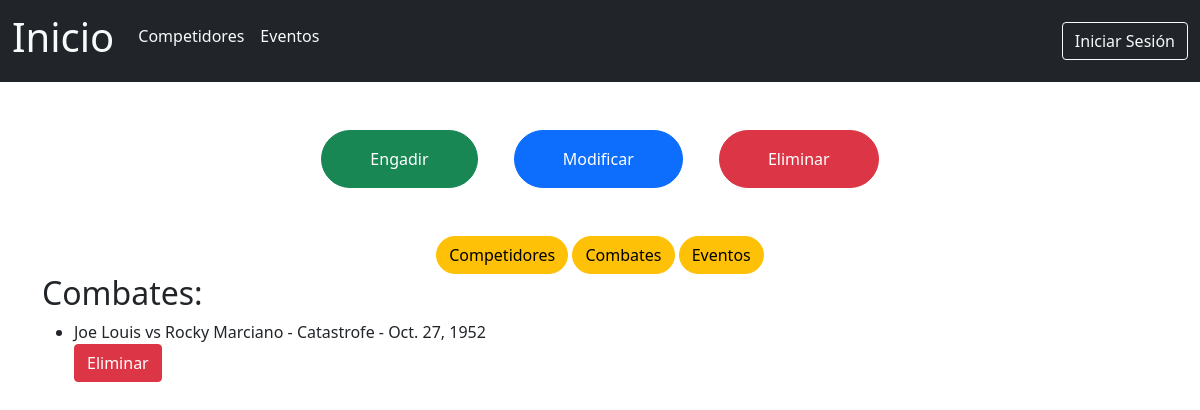
Screenshot of /administracion/eliminar?lista=combates with the database file from the repository.
### boxGal/models.py (models this page shows)
class Combate(models.Model):
    id_combate = models.BigAutoField(auto_created=True, primary_key=True)
    boxeador_azul = models.ForeignKey(Competidor, related_name='combates_azul', on_delete=models.CASCADE)
    boxeador_vermello = models.ForeignKey(Competidor, related_name='combates_vermello', on_delete=models.CASCADE)
    evento_combate = models.ForeignKey(Evento, on_delete=models.CASCADE)
    peso_combate = models.CharField(max_length=255)
    categoria_combate = models.CharField(max_length=255)
    arbitro = models.CharField(max_length=255)
    resultado = models.CharField(max_length=255)
    data_combate = models.DateField()
    likes = models.ManyToManyField(Usuario,related_name='combates_gustados', blank=True)
    def __str__(self):
        return f"{self.boxeador_azul} vs {self.boxeador_vermello}"

class Competidor(models.Model):
    id_competidor = models.BigAutoField(auto_created=True, primary_key=True)
    nome_competidor = models.CharField(max_length=255)
    apelidos_competidor = models.CharField(max_length=255)
    peso_competidor = models.CharField(max_length=255)
    vitorias = models.IntegerField()
    derrotas = models.IntegerField()
    empates = models.IntegerField()
    foto_competidor = models.ImageField(upload_to='competidores/', blank=True, null=True)
    def __str__(self):
        return f"{self.nome_competidor} {self.apelidos_competidor} "

class Evento(models.Model):
    id_evento = models.BigAutoField(auto_created=True, primary_key=True)
    nome_evento = models.CharField(max_length=255)
    lugar_evento = models.CharField(max_length=255)
    data_evento = models.DateField()
    foto_evento = models.ImageField(upload_to='eventos/', blank=True, null=True)
    def __str__(self):
        return self.nome_evento

### boxGal/views.py (the view)
# urls.py: path('administracion/eliminar', views.eliminar, name='eliminar'),
def eliminar(request):
  template = loader.get_template('administracion/eliminar.html')
  lista = request.GET.get('lista','competidores')
  contido = {}
  if lista == 'competidores':
    contido['lista'] = Competidor.objects.all(),
    contido['tipo'] = 'competidores'
  elif lista == 'combates':
    contido['lista'] = Combate.objects.all(),
    contido['tipo'] = 'combates'
  elif lista == 'eventos':
    contido['lista'] = Evento.objects.all(),
    contido['tipo'] = 'eventos'
  return HttpResponse(template.render(contido, request))

### boxGal/templates/administracion/eliminar.html (shortened to what this page needs)
{% extends 'header.html' %}
{% block corpo %}
  <div class="container mt-5 text-center">
    <a href="{% url 'engadir' %}" class="btn p-3 px-5 mx-3 btn-success rounded-pill">Engadir</a>
    <a href="{% url 'modificar' %}" class="btn p-3 px-5 mx-3 btn-primary rounded-pill">Modificar</a>
    <a href="{% url 'eliminar' %}" class="btn p-3 px-5 mx-3 btn-danger rounded-pill">Eliminar</a>
  </div>
  <div class="container mt-5 text-center">
    <a href="?lista=competidores" class="btn rounded-pill btn-warning">Competidores</a>
    <a href="?lista=combates" class="btn rounded-pill btn-warning">Combates</a>
    <a href="?lista=eventos" class="btn rounded-pill btn-warning">Eventos</a>
  </div>
  <div class="container">
    {% if tipo == 'competidores' %}
      <h2>Competidores:</h2>
      <ul>
        {% for competidor in lista.0 %}
          <li>
            {{ competidor }} <form action="{% url 'eliminarCompetidor' competidor.id_competidor %}" method="POST">
              {% csrf_token %}
              <button type="submit" class="btn btn-danger">Eliminar</button>
            </form>
          </li>
        {% endfor %}
      </ul>
    {% elif tipo == 'combates' %}
      <h2>Combates:</h2>
      <ul>
        {% for combate in lista.0 %}
          <li>
            {{ combate }} - {{ combate.evento_combate }} - {{ combate.data_combate }}<form action="{% url 'eliminarCombate' combate.id_combate %}" method="POST">
              <button type="submit" class="btn btn-danger">Eliminar</button>
            </form>
          </li>
        {% endfor %}
      </ul>
    {% endif %}
  </div>
{% endblock %}

### rows the page displays
Combate: boxeador_azul+boxeador_vermello "Joe Louis vs Rocky Marciano", evento_combate "Catastrofe", data_combate "Oct. 27, 1952"
